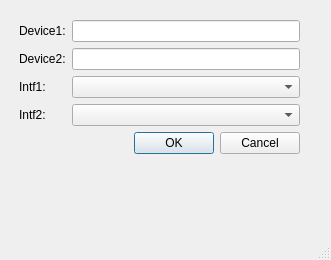
<?xml version="1.0" encoding="UTF-8"?>
<ui version="4.0">
 <class>LinkWindow</class>
 <widget class="QMainWindow" name="LinkWindow">
  <property name="geometry">
   <rect>
    <x>0</x>
    <y>0</y>
    <width>331</width>
    <height>260</height>
   </rect>
  </property>
  <property name="windowTitle">
   <string>MainWindow</string>
  </property>
  <widget class="QWidget" name="centralwidget">
   <widget class="QWidget" name="widget" native="true">
    <property name="geometry">
     <rect>
      <x>10</x>
      <y>10</y>
      <width>301</width>
      <height>241</height>
     </rect>
    </property>
    <widget class="QWidget" name="formLayoutWidget">
     <property name="geometry">
      <rect>
       <x>9</x>
       <y>10</y>
       <width>281</width>
       <height>181</height>
      </rect>
     </property>
     <layout class="QFormLayout" name="formLayout">
      <item row="0" column="0">
       <widget class="QLabel" name="labelDevice1">
        <property name="text">
         <string>Device1:</string>
        </property>
       </widget>
      </item>
      <item row="1" column="0">
       <widget class="QLabel" name="labelDevice2">
        <property name="text">
         <string>Device2:</string>
        </property>
       </widget>
      </item>
      <item row="2" column="0">
       <widget class="QLabel" name="labelIntf1">
        <property name="text">
         <string>Intf1:</string>
        </property>
       </widget>
      </item>
      <item row="3" column="0">
       <widget class="QLabel" name="label_4">
        <property name="text">
         <string>Intf2:</string>
        </property>
       </widget>
      </item>
      <item row="0" column="1">
       <widget class="QLineEdit" name="lineDevice1"/>
      </item>
      <item row="1" column="1">
       <widget class="QLineEdit" name="lineDevice2"/>
      </item>
      <item row="4" column="1">
       <widget class="QDialogButtonBox" name="buttonBox">
        <property name="standardButtons">
         <set>QDialogButtonBox::Cancel|QDialogButtonBox::Ok</set>
        </property>
       </widget>
      </item>
      <item row="2" column="1">
       <widget class="QComboBox" name="comboIntf1"/>
      </item>
      <item row="3" column="1">
       <widget class="QComboBox" name="comboIntf2"/>
      </item>
     </layout>
    </widget>
   </widget>
  </widget>
  <widget class="QMenuBar" name="menubar">
   <property name="geometry">
    <rect>
     <x>0</x>
     <y>0</y>
     <width>331</width>
     <height>25</height>
    </rect>
   </property>
  </widget>
  <widget class="QStatusBar" name="statusbar"/>
 </widget>
 <resources/>
 <connections/>
</ui>
